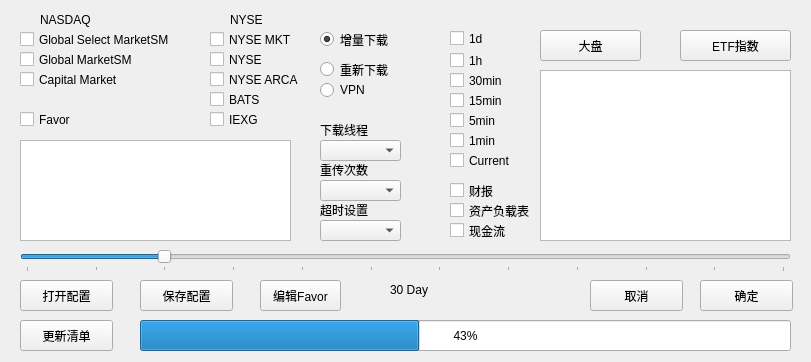
<?xml version="1.0" encoding="UTF-8"?>
<ui version="4.0">
 <class>Form</class>
 <widget class="QWidget" name="Form">
  <property name="geometry">
   <rect>
    <x>0</x>
    <y>0</y>
    <width>811</width>
    <height>362</height>
   </rect>
  </property>
  <property name="windowTitle">
   <string>Form</string>
  </property>
  <widget class="QCheckBox" name="NASDAQCM">
   <property name="geometry">
    <rect>
     <x>20</x>
     <y>70</y>
     <width>161</width>
     <height>19</height>
    </rect>
   </property>
   <property name="text">
    <string>Capital Market</string>
   </property>
  </widget>
  <widget class="QCheckBox" name="NASDAQGM">
   <property name="geometry">
    <rect>
     <x>20</x>
     <y>50</y>
     <width>161</width>
     <height>19</height>
    </rect>
   </property>
   <property name="text">
    <string>Global MarketSM</string>
   </property>
  </widget>
  <widget class="QCheckBox" name="NASDAQGSM">
   <property name="geometry">
    <rect>
     <x>20</x>
     <y>30</y>
     <width>181</width>
     <height>19</height>
    </rect>
   </property>
   <property name="text">
    <string>Global Select MarketSM</string>
   </property>
  </widget>
  <widget class="QCheckBox" name="Intervial_1Day">
   <property name="geometry">
    <rect>
     <x>450</x>
     <y>28</y>
     <width>71</width>
     <height>21</height>
    </rect>
   </property>
   <property name="text">
    <string>1d</string>
   </property>
  </widget>
  <widget class="QCheckBox" name="Intervial_1h">
   <property name="geometry">
    <rect>
     <x>450</x>
     <y>50</y>
     <width>71</width>
     <height>21</height>
    </rect>
   </property>
   <property name="text">
    <string>1h</string>
   </property>
  </widget>
  <widget class="QCheckBox" name="Intervial_30min">
   <property name="geometry">
    <rect>
     <x>450</x>
     <y>70</y>
     <width>71</width>
     <height>21</height>
    </rect>
   </property>
   <property name="text">
    <string>30min</string>
   </property>
  </widget>
  <widget class="QRadioButton" name="IncDownload">
   <property name="geometry">
    <rect>
     <x>320</x>
     <y>30</y>
     <width>115</width>
     <height>19</height>
    </rect>
   </property>
   <property name="text">
    <string>增量下载</string>
   </property>
   <property name="checked">
    <bool>true</bool>
   </property>
   <attribute name="buttonGroup">
    <string notr="true">DownloadIR</string>
   </attribute>
  </widget>
  <widget class="QRadioButton" name="ReDownload">
   <property name="geometry">
    <rect>
     <x>320</x>
     <y>60</y>
     <width>115</width>
     <height>19</height>
    </rect>
   </property>
   <property name="text">
    <string>重新下载</string>
   </property>
   <attribute name="buttonGroup">
    <string notr="true">DownloadIR</string>
   </attribute>
  </widget>
  <widget class="QPushButton" name="CancelDownload">
   <property name="geometry">
    <rect>
     <x>590</x>
     <y>280</y>
     <width>93</width>
     <height>31</height>
    </rect>
   </property>
   <property name="text">
    <string>取消</string>
   </property>
  </widget>
  <widget class="QPushButton" name="ConfirmDownload">
   <property name="geometry">
    <rect>
     <x>700</x>
     <y>280</y>
     <width>93</width>
     <height>31</height>
    </rect>
   </property>
   <property name="text">
    <string>确定</string>
   </property>
  </widget>
  <widget class="QSlider" name="DownloadPeriod">
   <property name="enabled">
    <bool>true</bool>
   </property>
   <property name="geometry">
    <rect>
     <x>20</x>
     <y>250</y>
     <width>771</width>
     <height>22</height>
    </rect>
   </property>
   <property name="toolTip">
    <string/>
   </property>
   <property name="maximum">
    <number>11</number>
   </property>
   <property name="pageStep">
    <number>1</number>
   </property>
   <property name="value">
    <number>2</number>
   </property>
   <property name="orientation">
    <enum>Qt::Horizontal</enum>
   </property>
   <property name="tickPosition">
    <enum>QSlider::TicksBelow</enum>
   </property>
   <property name="tickInterval">
    <number>1</number>
   </property>
  </widget>
  <widget class="QCheckBox" name="Intervial_15min">
   <property name="geometry">
    <rect>
     <x>450</x>
     <y>90</y>
     <width>71</width>
     <height>21</height>
    </rect>
   </property>
   <property name="text">
    <string>15min</string>
   </property>
  </widget>
  <widget class="QCheckBox" name="Intervial_5min">
   <property name="geometry">
    <rect>
     <x>450</x>
     <y>110</y>
     <width>71</width>
     <height>21</height>
    </rect>
   </property>
   <property name="text">
    <string>5min</string>
   </property>
  </widget>
  <widget class="QCheckBox" name="Intervial_1min">
   <property name="geometry">
    <rect>
     <x>450</x>
     <y>130</y>
     <width>81</width>
     <height>21</height>
    </rect>
   </property>
   <property name="text">
    <string>1min</string>
   </property>
  </widget>
  <widget class="QPushButton" name="pushButton_3">
   <property name="geometry">
    <rect>
     <x>540</x>
     <y>30</y>
     <width>101</width>
     <height>31</height>
    </rect>
   </property>
   <property name="text">
    <string>大盘</string>
   </property>
  </widget>
  <widget class="QPushButton" name="OpenDLConfig">
   <property name="geometry">
    <rect>
     <x>20</x>
     <y>280</y>
     <width>93</width>
     <height>31</height>
    </rect>
   </property>
   <property name="text">
    <string>打开配置</string>
   </property>
  </widget>
  <widget class="QPushButton" name="SaveDLConfig">
   <property name="geometry">
    <rect>
     <x>140</x>
     <y>280</y>
     <width>93</width>
     <height>31</height>
    </rect>
   </property>
   <property name="text">
    <string>保存配置</string>
   </property>
  </widget>
  <widget class="QLabel" name="ShowPeriod">
   <property name="geometry">
    <rect>
     <x>390</x>
     <y>280</y>
     <width>111</width>
     <height>20</height>
    </rect>
   </property>
   <property name="text">
    <string>30 Day</string>
   </property>
  </widget>
  <widget class="QTableView" name="tableView">
   <property name="geometry">
    <rect>
     <x>540</x>
     <y>70</y>
     <width>251</width>
     <height>171</height>
    </rect>
   </property>
  </widget>
  <widget class="QPushButton" name="pushButton_6">
   <property name="geometry">
    <rect>
     <x>680</x>
     <y>30</y>
     <width>111</width>
     <height>31</height>
    </rect>
   </property>
   <property name="text">
    <string>ETF指数</string>
   </property>
  </widget>
  <widget class="QRadioButton" name="VPNEnable">
   <property name="geometry">
    <rect>
     <x>320</x>
     <y>80</y>
     <width>81</width>
     <height>20</height>
    </rect>
   </property>
   <property name="text">
    <string>VPN</string>
   </property>
  </widget>
  <widget class="QCheckBox" name="List_Favor">
   <property name="geometry">
    <rect>
     <x>20</x>
     <y>110</y>
     <width>115</width>
     <height>19</height>
    </rect>
   </property>
   <property name="text">
    <string>Favor</string>
   </property>
  </widget>
  <widget class="QTableView" name="Favor">
   <property name="geometry">
    <rect>
     <x>20</x>
     <y>140</y>
     <width>271</width>
     <height>101</height>
    </rect>
   </property>
  </widget>
  <widget class="QComboBox" name="MulitThreadDL">
   <property name="geometry">
    <rect>
     <x>320</x>
     <y>140</y>
     <width>81</width>
     <height>21</height>
    </rect>
   </property>
   <property name="currentText">
    <string/>
   </property>
  </widget>
  <widget class="QLabel" name="ShowPeriod_2">
   <property name="geometry">
    <rect>
     <x>320</x>
     <y>120</y>
     <width>81</width>
     <height>20</height>
    </rect>
   </property>
   <property name="text">
    <string>下载线程</string>
   </property>
  </widget>
  <widget class="QCheckBox" name="Intervial_Current">
   <property name="geometry">
    <rect>
     <x>450</x>
     <y>150</y>
     <width>81</width>
     <height>21</height>
    </rect>
   </property>
   <property name="text">
    <string>Current</string>
   </property>
  </widget>
  <widget class="QComboBox" name="ReConnect">
   <property name="geometry">
    <rect>
     <x>320</x>
     <y>180</y>
     <width>81</width>
     <height>21</height>
    </rect>
   </property>
  </widget>
  <widget class="QLabel" name="ShowPeriod_3">
   <property name="geometry">
    <rect>
     <x>320</x>
     <y>160</y>
     <width>81</width>
     <height>20</height>
    </rect>
   </property>
   <property name="text">
    <string>重传次数</string>
   </property>
  </widget>
  <widget class="QComboBox" name="TimeOut">
   <property name="geometry">
    <rect>
     <x>320</x>
     <y>220</y>
     <width>81</width>
     <height>21</height>
    </rect>
   </property>
  </widget>
  <widget class="QLabel" name="ShowPeriod_4">
   <property name="geometry">
    <rect>
     <x>320</x>
     <y>200</y>
     <width>81</width>
     <height>20</height>
    </rect>
   </property>
   <property name="text">
    <string>超时设置</string>
   </property>
  </widget>
  <widget class="QCheckBox" name="Financials">
   <property name="geometry">
    <rect>
     <x>450</x>
     <y>180</y>
     <width>81</width>
     <height>21</height>
    </rect>
   </property>
   <property name="text">
    <string>财报</string>
   </property>
  </widget>
  <widget class="QCheckBox" name="Balance_Sheet">
   <property name="geometry">
    <rect>
     <x>450</x>
     <y>200</y>
     <width>81</width>
     <height>21</height>
    </rect>
   </property>
   <property name="text">
    <string>资产负载表</string>
   </property>
  </widget>
  <widget class="QCheckBox" name="Cashflow">
   <property name="geometry">
    <rect>
     <x>450</x>
     <y>220</y>
     <width>81</width>
     <height>21</height>
    </rect>
   </property>
   <property name="text">
    <string>现金流</string>
   </property>
  </widget>
  <widget class="QProgressBar" name="SymbolsListProgressBar">
   <property name="geometry">
    <rect>
     <x>140</x>
     <y>320</y>
     <width>651</width>
     <height>31</height>
    </rect>
   </property>
   <property name="value">
    <number>43</number>
   </property>
  </widget>
  <widget class="QPushButton" name="UpdateTickerList">
   <property name="geometry">
    <rect>
     <x>20</x>
     <y>320</y>
     <width>93</width>
     <height>31</height>
    </rect>
   </property>
   <property name="text">
    <string>更新清单</string>
   </property>
  </widget>
  <widget class="QCheckBox" name="NYSEMKT">
   <property name="geometry">
    <rect>
     <x>210</x>
     <y>30</y>
     <width>115</width>
     <height>19</height>
    </rect>
   </property>
   <property name="text">
    <string>NYSE MKT</string>
   </property>
  </widget>
  <widget class="QCheckBox" name="NYSE">
   <property name="geometry">
    <rect>
     <x>210</x>
     <y>50</y>
     <width>115</width>
     <height>19</height>
    </rect>
   </property>
   <property name="text">
    <string>NYSE</string>
   </property>
  </widget>
  <widget class="QCheckBox" name="NYSEARCA">
   <property name="geometry">
    <rect>
     <x>210</x>
     <y>70</y>
     <width>115</width>
     <height>19</height>
    </rect>
   </property>
   <property name="text">
    <string>NYSE ARCA</string>
   </property>
  </widget>
  <widget class="QCheckBox" name="IEXG">
   <property name="geometry">
    <rect>
     <x>210</x>
     <y>110</y>
     <width>115</width>
     <height>19</height>
    </rect>
   </property>
   <property name="text">
    <string>IEXG</string>
   </property>
  </widget>
  <widget class="QCheckBox" name="BATS">
   <property name="geometry">
    <rect>
     <x>210</x>
     <y>90</y>
     <width>115</width>
     <height>19</height>
    </rect>
   </property>
   <property name="text">
    <string>BATS</string>
   </property>
  </widget>
  <widget class="QLabel" name="ShowPeriod_5">
   <property name="geometry">
    <rect>
     <x>40</x>
     <y>10</y>
     <width>111</width>
     <height>20</height>
    </rect>
   </property>
   <property name="text">
    <string>NASDAQ</string>
   </property>
  </widget>
  <widget class="QLabel" name="ShowPeriod_6">
   <property name="geometry">
    <rect>
     <x>230</x>
     <y>10</y>
     <width>111</width>
     <height>20</height>
    </rect>
   </property>
   <property name="text">
    <string>NYSE</string>
   </property>
  </widget>
  <widget class="QPushButton" name="EditFavorList">
   <property name="geometry">
    <rect>
     <x>260</x>
     <y>280</y>
     <width>81</width>
     <height>31</height>
    </rect>
   </property>
   <property name="text">
    <string>编辑Favor</string>
   </property>
  </widget>
 </widget>
 <resources/>
 <connections/>
 <buttongroups>
  <buttongroup name="DownloadIR"/>
 </buttongroups>
</ui>
